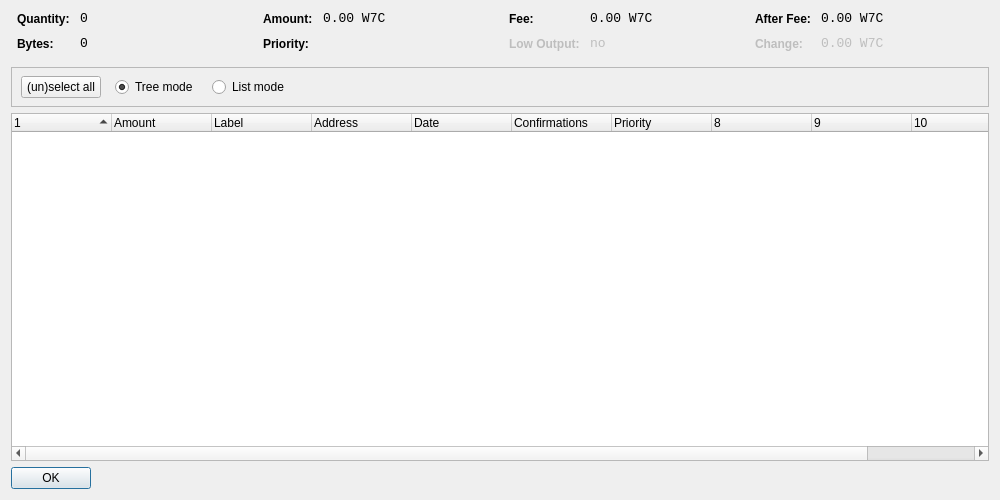
<?xml version="1.0" encoding="UTF-8"?>
<ui version="4.0">
 <class>CoinControlDialog</class>
 <widget class="QDialog" name="CoinControlDialog">
  <property name="geometry">
   <rect>
    <x>0</x>
    <y>0</y>
    <width>1000</width>
    <height>500</height>
   </rect>
  </property>
  <property name="windowTitle">
   <string>Coin Control</string>
  </property>
  <layout class="QVBoxLayout" name="verticalLayout">
   <item>
    <layout class="QHBoxLayout" name="horizontalLayoutTop" stretch="0,0,0,0">
     <property name="topMargin">
      <number>0</number>
     </property>
     <property name="bottomMargin">
      <number>10</number>
     </property>
     <item>
      <layout class="QFormLayout" name="formLayoutCoinControl1">
       <property name="horizontalSpacing">
        <number>10</number>
       </property>
       <property name="verticalSpacing">
        <number>10</number>
       </property>
       <property name="leftMargin">
        <number>6</number>
       </property>
       <property name="rightMargin">
        <number>6</number>
       </property>
       <item row="0" column="0">
        <widget class="QLabel" name="labelCoinControlQuantityText">
         <property name="styleSheet">
          <string notr="true">font-weight:bold;</string>
         </property>
         <property name="text">
          <string>Quantity:</string>
         </property>
        </widget>
       </item>
       <item row="0" column="1">
        <widget class="QLabel" name="labelCoinControlQuantity">
         <property name="font">
          <font>
           <family>Monospace</family>
           <pointsize>10</pointsize>
          </font>
         </property>
         <property name="cursor">
          <cursorShape>IBeamCursor</cursorShape>
         </property>
         <property name="contextMenuPolicy">
          <enum>Qt::ActionsContextMenu</enum>
         </property>
         <property name="text">
          <string notr="true">0</string>
         </property>
         <property name="textInteractionFlags">
          <set>Qt::LinksAccessibleByMouse|Qt::TextSelectableByKeyboard|Qt::TextSelectableByMouse</set>
         </property>
        </widget>
       </item>
       <item row="1" column="0">
        <widget class="QLabel" name="labelCoinControlBytesText">
         <property name="styleSheet">
          <string notr="true">font-weight:bold;</string>
         </property>
         <property name="text">
          <string>Bytes:</string>
         </property>
        </widget>
       </item>
       <item row="1" column="1">
        <widget class="QLabel" name="labelCoinControlBytes">
         <property name="font">
          <font>
           <family>Monospace</family>
           <pointsize>10</pointsize>
          </font>
         </property>
         <property name="cursor">
          <cursorShape>IBeamCursor</cursorShape>
         </property>
         <property name="contextMenuPolicy">
          <enum>Qt::ActionsContextMenu</enum>
         </property>
         <property name="text">
          <string notr="true">0</string>
         </property>
         <property name="textInteractionFlags">
          <set>Qt::LinksAccessibleByMouse|Qt::TextSelectableByKeyboard|Qt::TextSelectableByMouse</set>
         </property>
        </widget>
       </item>
      </layout>
     </item>
     <item>
      <layout class="QFormLayout" name="formLayoutCoinControl2">
       <property name="horizontalSpacing">
        <number>10</number>
       </property>
       <property name="verticalSpacing">
        <number>10</number>
       </property>
       <property name="leftMargin">
        <number>6</number>
       </property>
       <property name="rightMargin">
        <number>6</number>
       </property>
       <item row="0" column="0">
        <widget class="QLabel" name="labelCoinControlAmountText">
         <property name="styleSheet">
          <string notr="true">font-weight:bold;</string>
         </property>
         <property name="text">
          <string>Amount:</string>
         </property>
        </widget>
       </item>
       <item row="0" column="1">
        <widget class="QLabel" name="labelCoinControlAmount">
         <property name="font">
          <font>
           <family>Monospace</family>
           <pointsize>10</pointsize>
          </font>
         </property>
         <property name="cursor">
          <cursorShape>IBeamCursor</cursorShape>
         </property>
         <property name="contextMenuPolicy">
          <enum>Qt::ActionsContextMenu</enum>
         </property>
         <property name="text">
          <string notr="true">0.00 W7C</string>
         </property>
         <property name="textInteractionFlags">
          <set>Qt::LinksAccessibleByMouse|Qt::TextSelectableByKeyboard|Qt::TextSelectableByMouse</set>
         </property>
        </widget>
       </item>
       <item row="1" column="0">
        <widget class="QLabel" name="labelCoinControlPriorityText">
         <property name="styleSheet">
          <string notr="true">font-weight:bold;</string>
         </property>
         <property name="text">
          <string>Priority:</string>
         </property>
        </widget>
       </item>
       <item row="1" column="1">
        <widget class="QLabel" name="labelCoinControlPriority">
         <property name="font">
          <font>
           <family>Monospace</family>
           <pointsize>10</pointsize>
          </font>
         </property>
         <property name="cursor">
          <cursorShape>IBeamCursor</cursorShape>
         </property>
         <property name="contextMenuPolicy">
          <enum>Qt::ActionsContextMenu</enum>
         </property>
         <property name="text">
          <string/>
         </property>
         <property name="textInteractionFlags">
          <set>Qt::LinksAccessibleByMouse|Qt::TextSelectableByKeyboard|Qt::TextSelectableByMouse</set>
         </property>
        </widget>
       </item>
      </layout>
     </item>
     <item>
      <layout class="QFormLayout" name="formLayoutCoinControl3">
       <property name="horizontalSpacing">
        <number>10</number>
       </property>
       <property name="verticalSpacing">
        <number>10</number>
       </property>
       <property name="leftMargin">
        <number>6</number>
       </property>
       <property name="rightMargin">
        <number>6</number>
       </property>
       <item row="0" column="0">
        <widget class="QLabel" name="labelCoinControlFeeText">
         <property name="styleSheet">
          <string notr="true">font-weight:bold;</string>
         </property>
         <property name="text">
          <string>Fee:</string>
         </property>
        </widget>
       </item>
       <item row="0" column="1">
        <widget class="QLabel" name="labelCoinControlFee">
         <property name="font">
          <font>
           <family>Monospace</family>
           <pointsize>10</pointsize>
          </font>
         </property>
         <property name="cursor">
          <cursorShape>IBeamCursor</cursorShape>
         </property>
         <property name="contextMenuPolicy">
          <enum>Qt::ActionsContextMenu</enum>
         </property>
         <property name="text">
          <string notr="true">0.00 W7C</string>
         </property>
         <property name="textInteractionFlags">
          <set>Qt::LinksAccessibleByMouse|Qt::TextSelectableByKeyboard|Qt::TextSelectableByMouse</set>
         </property>
        </widget>
       </item>
       <item row="1" column="0">
        <widget class="QLabel" name="labelCoinControlLowOutputText">
         <property name="enabled">
          <bool>false</bool>
         </property>
         <property name="styleSheet">
          <string notr="true">font-weight:bold;</string>
         </property>
         <property name="text">
          <string>Low Output:</string>
         </property>
        </widget>
       </item>
       <item row="1" column="1">
        <widget class="QLabel" name="labelCoinControlLowOutput">
         <property name="enabled">
          <bool>false</bool>
         </property>
         <property name="font">
          <font>
           <family>Monospace</family>
           <pointsize>10</pointsize>
          </font>
         </property>
         <property name="cursor">
          <cursorShape>IBeamCursor</cursorShape>
         </property>
         <property name="contextMenuPolicy">
          <enum>Qt::ActionsContextMenu</enum>
         </property>
         <property name="text">
          <string notr="true">no</string>
         </property>
         <property name="textInteractionFlags">
          <set>Qt::LinksAccessibleByMouse|Qt::TextSelectableByKeyboard|Qt::TextSelectableByMouse</set>
         </property>
        </widget>
       </item>
      </layout>
     </item>
     <item>
      <layout class="QFormLayout" name="formLayoutCoinControl4">
       <property name="horizontalSpacing">
        <number>10</number>
       </property>
       <property name="verticalSpacing">
        <number>10</number>
       </property>
       <property name="leftMargin">
        <number>6</number>
       </property>
       <property name="rightMargin">
        <number>6</number>
       </property>
       <item row="0" column="0">
        <widget class="QLabel" name="labelCoinControlAfterFeeText">
         <property name="styleSheet">
          <string notr="true">font-weight:bold;</string>
         </property>
         <property name="text">
          <string>After Fee:</string>
         </property>
        </widget>
       </item>
       <item row="0" column="1">
        <widget class="QLabel" name="labelCoinControlAfterFee">
         <property name="font">
          <font>
           <family>Monospace</family>
           <pointsize>10</pointsize>
          </font>
         </property>
         <property name="cursor">
          <cursorShape>IBeamCursor</cursorShape>
         </property>
         <property name="contextMenuPolicy">
          <enum>Qt::ActionsContextMenu</enum>
         </property>
         <property name="text">
          <string notr="true">0.00 W7C</string>
         </property>
         <property name="textInteractionFlags">
          <set>Qt::LinksAccessibleByMouse|Qt::TextSelectableByKeyboard|Qt::TextSelectableByMouse</set>
         </property>
        </widget>
       </item>
       <item row="1" column="0">
        <widget class="QLabel" name="labelCoinControlChangeText">
         <property name="enabled">
          <bool>false</bool>
         </property>
         <property name="styleSheet">
          <string notr="true">font-weight:bold;</string>
         </property>
         <property name="text">
          <string>Change:</string>
         </property>
        </widget>
       </item>
       <item row="1" column="1">
        <widget class="QLabel" name="labelCoinControlChange">
         <property name="enabled">
          <bool>false</bool>
         </property>
         <property name="font">
          <font>
           <family>Monospace</family>
           <pointsize>10</pointsize>
          </font>
         </property>
         <property name="cursor">
          <cursorShape>IBeamCursor</cursorShape>
         </property>
         <property name="contextMenuPolicy">
          <enum>Qt::ActionsContextMenu</enum>
         </property>
         <property name="text">
          <string notr="true">0.00 W7C</string>
         </property>
         <property name="textInteractionFlags">
          <set>Qt::LinksAccessibleByMouse|Qt::TextSelectableByKeyboard|Qt::TextSelectableByMouse</set>
         </property>
        </widget>
       </item>
      </layout>
     </item>
    </layout>
   </item>
   <item>
    <widget class="QFrame" name="frame">
     <property name="minimumSize">
      <size>
       <width>0</width>
       <height>40</height>
      </size>
     </property>
     <property name="frameShape">
      <enum>QFrame::StyledPanel</enum>
     </property>
     <property name="frameShadow">
      <enum>QFrame::Sunken</enum>
     </property>
     <widget class="QWidget" name="horizontalLayoutWidget">
      <property name="geometry">
       <rect>
        <x>10</x>
        <y>0</y>
        <width>781</width>
        <height>41</height>
       </rect>
      </property>
      <layout class="QHBoxLayout" name="horizontalLayoutPanel" stretch="0,0,0,0,0">
       <property name="spacing">
        <number>14</number>
       </property>
       <item>
        <widget class="QPushButton" name="pushButtonSelectAll">
         <property name="sizePolicy">
          <sizepolicy hsizetype="Maximum" vsizetype="Fixed">
           <horstretch>0</horstretch>
           <verstretch>0</verstretch>
          </sizepolicy>
         </property>
         <property name="text">
          <string>(un)select all</string>
         </property>
        </widget>
       </item>
       <item>
        <widget class="QRadioButton" name="radioTreeMode">
         <property name="sizePolicy">
          <sizepolicy hsizetype="Maximum" vsizetype="Fixed">
           <horstretch>0</horstretch>
           <verstretch>0</verstretch>
          </sizepolicy>
         </property>
         <property name="text">
          <string>Tree mode</string>
         </property>
         <property name="checked">
          <bool>true</bool>
         </property>
        </widget>
       </item>
       <item>
        <widget class="QRadioButton" name="radioListMode">
         <property name="sizePolicy">
          <sizepolicy hsizetype="Maximum" vsizetype="Fixed">
           <horstretch>0</horstretch>
           <verstretch>0</verstretch>
          </sizepolicy>
         </property>
         <property name="text">
          <string>List mode</string>
         </property>
        </widget>
       </item>
       <item>
        <spacer name="horizontalSpacer">
         <property name="orientation">
          <enum>Qt::Horizontal</enum>
         </property>
         <property name="sizeHint" stdset="0">
          <size>
           <width>40</width>
           <height>20</height>
          </size>
         </property>
        </spacer>
       </item>
      </layout>
     </widget>
    </widget>
   </item>
   <item>
    <widget class="CoinControlTreeWidget" name="treeWidget">
     <property name="contextMenuPolicy">
      <enum>Qt::CustomContextMenu</enum>
     </property>
     <property name="sortingEnabled">
      <bool>false</bool>
     </property>
     <property name="columnCount">
      <number>11</number>
     </property>
     <attribute name="headerShowSortIndicator" stdset="0">
      <bool>true</bool>
     </attribute>
     <attribute name="headerStretchLastSection">
      <bool>false</bool>
     </attribute>
     <column>
      <property name="text">
       <string/>
      </property>
     </column>
     <column>
      <property name="text">
       <string>Amount</string>
      </property>
     </column>
     <column>
      <property name="text">
       <string>Label</string>
      </property>
     </column>
     <column>
      <property name="text">
       <string>Address</string>
      </property>
     </column>
     <column>
      <property name="text">
       <string>Date</string>
      </property>
     </column>
     <column>
      <property name="text">
       <string>Confirmations</string>
      </property>
      <property name="toolTip">
       <string>Confirmed</string>
      </property>
     </column>
     <column>
      <property name="text">
       <string>Priority</string>
      </property>
     </column>
     <column>
      <property name="text">
       <string/>
      </property>
     </column>
     <column>
      <property name="text">
       <string/>
      </property>
     </column>
     <column>
      <property name="text">
       <string/>
      </property>
     </column>
     <column>
      <property name="text">
       <string/>
      </property>
     </column>
    </widget>
   </item>
   <item>
    <widget class="QDialogButtonBox" name="buttonBox">
     <property name="sizePolicy">
      <sizepolicy hsizetype="Maximum" vsizetype="Fixed">
       <horstretch>0</horstretch>
       <verstretch>0</verstretch>
      </sizepolicy>
     </property>
     <property name="orientation">
      <enum>Qt::Horizontal</enum>
     </property>
     <property name="standardButtons">
      <set>QDialogButtonBox::Ok</set>
     </property>
    </widget>
   </item>
  </layout>
 </widget>
 <customwidgets>
  <customwidget>
   <class>CoinControlTreeWidget</class>
   <extends>QTreeWidget</extends>
   <header>coincontroltreewidget.h</header>
  </customwidget>
 </customwidgets>
 <resources/>
 <connections/>
</ui>
